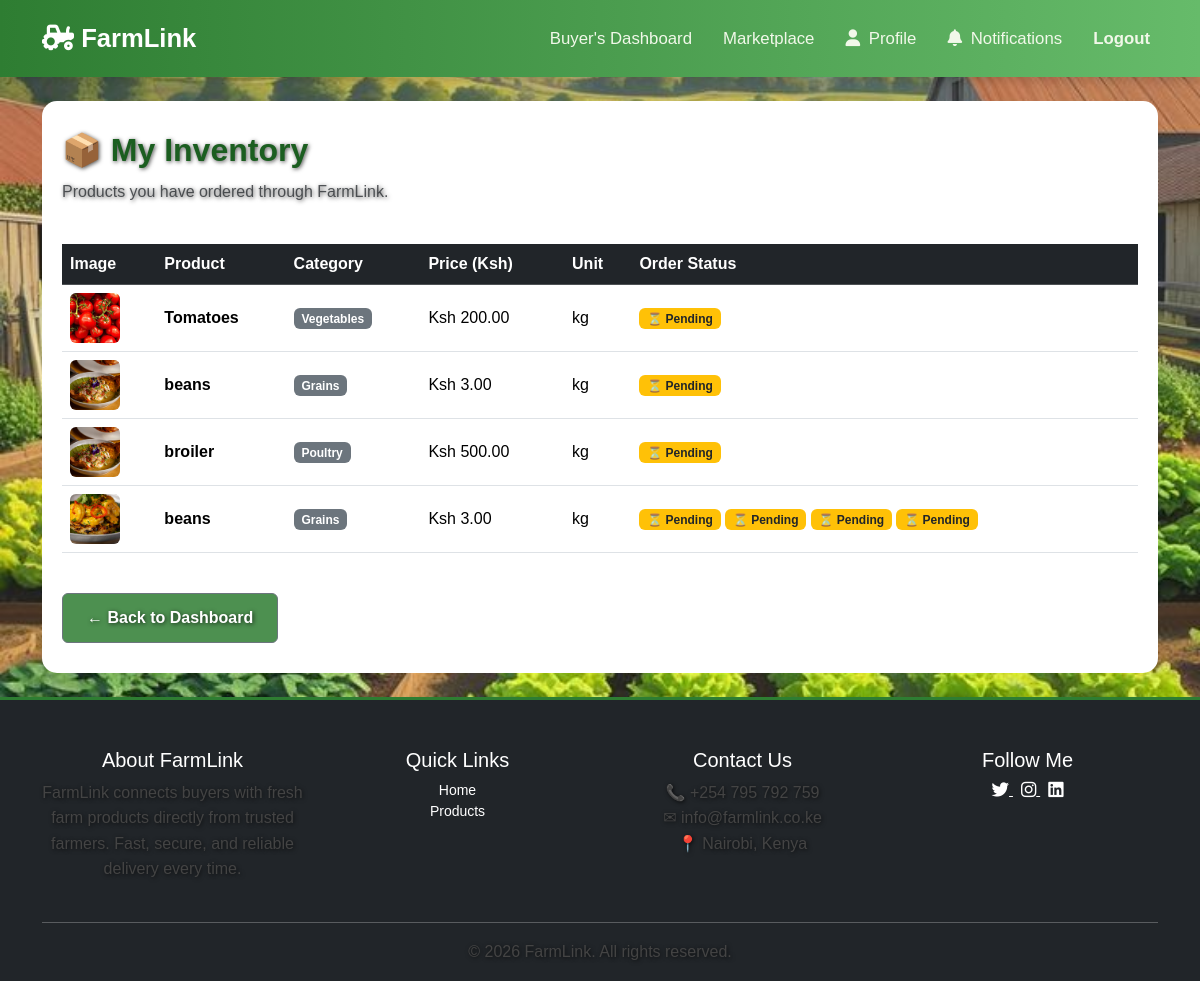
/inventory/ (signed in), run on an earlier commit of the app's database.
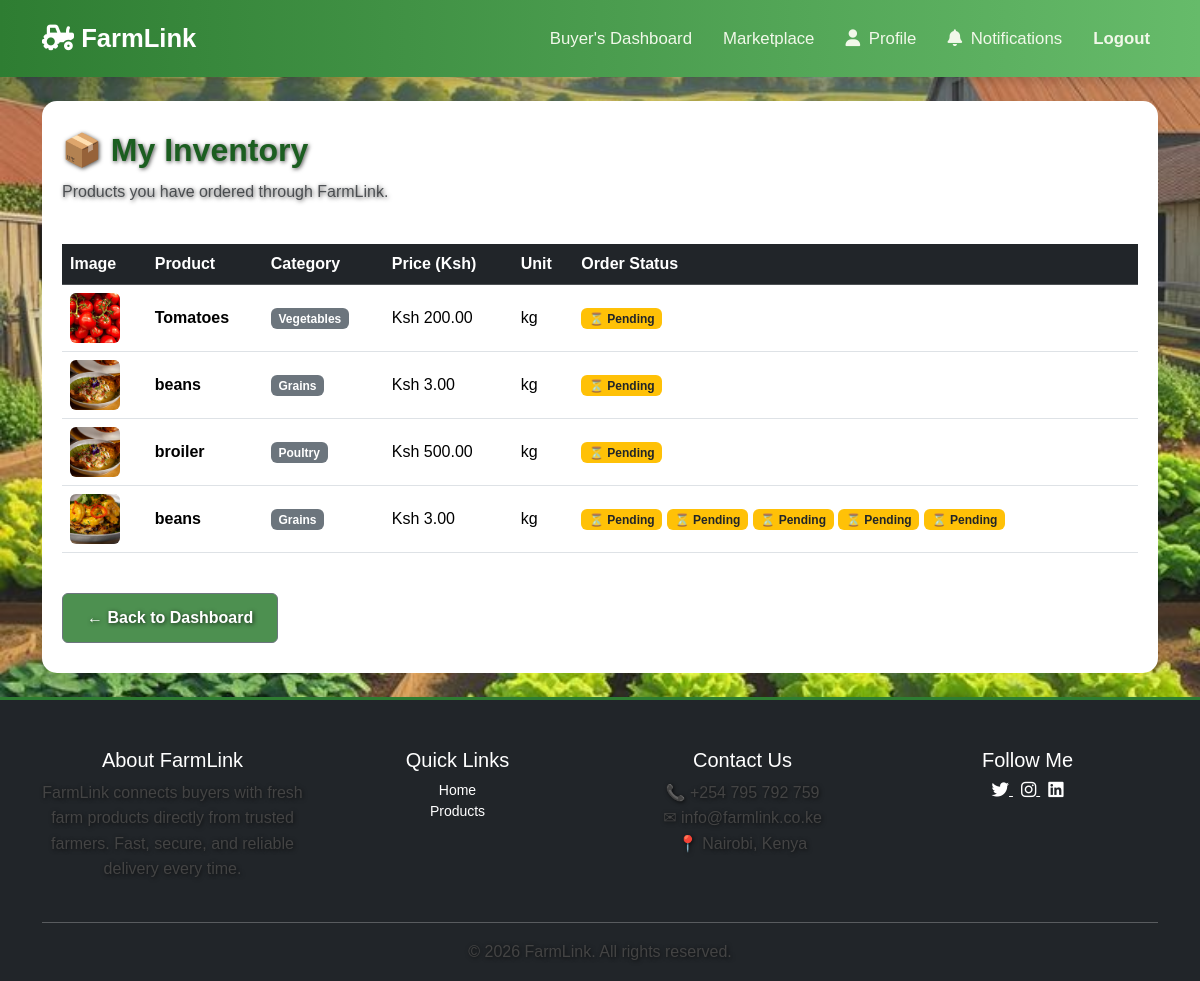
And on a later commit of the database.
### accounts/models.py (models this page shows, shortened)
class Product(models.Model):
    CATEGORIES = [
        ('vegetables', 'Vegetables'),
        ('fruits', 'Fruits'),
        ('grains', 'Grains'),
        ('dairy', 'Dairy'),
        ('poultry', 'Poultry'),
        ('other', 'Other'),
    ]
    farmer = models.ForeignKey(User, on_delete=models.CASCADE, related_name='products')
    name = models.CharField(max_length=100)
    category = models.CharField(max_length=20, choices=CATEGORIES)
    quantity = models.DecimalField(max_digits=10, decimal_places=2)
    unit = models.CharField(max_length=20, default='kg')
    price_per_unit = models.DecimalField(max_digits=10, decimal_places=2)
    description = models.TextField(blank=True)   # optional improvement
    image = models.ImageField(upload_to='product_images/', blank=True, null=True)
    created_at = models.DateTimeField(auto_now_add=True)
    is_available = models.BooleanField(default=True)

class Order(models.Model):
    STATUS_CHOICES = [
        ('pending', 'Pending'),
        ('confirmed', 'Confirmed'),
        ('in_transit', 'In Transit'),
        ('delivered', 'Delivered'),
        ('cancelled', 'Cancelled'),
    ]
    transporter = models.ForeignKey(
        User,
        on_delete=models.SET_NULL,
        null=True,
        blank=True,
        related_name="transporter_orders"
    )
    product = models.ForeignKey(Product, on_delete=models.CASCADE)
    buyer = models.ForeignKey(User, on_delete=models.CASCADE)
    quantity = models.DecimalField(max_digits=10, decimal_places=2)
    total_price = models.DecimalField(max_digits=10, decimal_places=2)
    status = models.CharField(max_length=20, choices=STATUS_CHOICES, default='pending')
    order_date = models.DateTimeField(auto_now_add=True)
    delivery_date = models.DateTimeField(null=True, blank=True)

### accounts/views.py (the view, shortened to what this page needs)
# urls.py: path('inventory/', views.inventory, name='inventory'),
@login_required
def inventory(request):
    profile = getattr(request.user, "profile", None)
    if not profile:
        messages.error(request, "Access denied.")
        return redirect("home")
    if profile.is_buyer():
        products = (
            Product.objects
            .filter(order__buyer=request.user)
            .distinct()
            .order_by('-created_at')
        )
        orders = (
            Order.objects
            .filter(buyer=request.user)
            .exclude(status='cancelled')
            .select_related('product')
            .order_by('-order_date')
        )
        return render(request, 'Inventory/inventory.html', {
            'products': products,
            'orders': orders,
            'view_type': 'buyer'
        })
    messages.error(
        request,
        "Transporters do not have an inventory."
    )
    return redirect("dashboard_transporter")

### accounts/context_processors.py (called while the page is built)
def notification_count(request):
    if request.user.is_authenticated:
        unread_count = Notification.objects.filter(
            user=request.user,
            is_read=False
        ).count()
    else:
        unread_count = 0
    return {'unread_count': unread_count,
            'google_maps_key': settings.GOOGLE_MAPS_API_KEY,
            }

### accounts/models.py (called while the page is built)
    def is_farmer(self):
        return self.role == self.ROLE_FARMER

    def is_buyer(self):
        return self.role == self.ROLE_BUYER

### accounts/templates/Inventory/inventory.html (shortened to what the changed rows need)
{% extends 'base.html' %}
{% load static %}
{% block content %}
<div class="container mt-4">
    <div class="d-flex justify-content-between align-items-center mb-4">
        <div>
            <h2 class="fw-bold">📦 My Inventory</h2>
        </div>
    </div>
    {% if products %}
        <div class="table-responsive">
            <table class="table table-hover align-middle">
                <thead class="table-dark">
                    <tr>
                        <th>Image</th>
                        <th>Product</th>
                        <th>Category</th>
                        <th>Price (Ksh)</th>
                        {% if view_type == 'farmer' %}
                            <th>Stock</th>
                            <th>Availability</th>
                            <th>Actions</th>
                        {% else %}
                            <th>Unit</th>
                            <th>Order Status</th>
                        {% endif %}
                    </tr>
                </thead>
                <tbody>
                    {% for product in products %}
                        <tr>
                            <td>
                                {% if product.image %}
                                    <img src="{{ product.image.url }}"
                                         alt="{{ product.name }}"
                                         style="width:50px;
                                                height:50px;
                                                object-fit:cover;
                                                border-radius:6px;">
                                {% endif %}
                            </td>
                            <td>
                                <strong>{{ product.name }}</strong>
                            </td>
                            <td>
                                <span class="badge bg-secondary">
                                    {{ product.category|title }}
                                </span>
                            </td>
                            <td>
                                Ksh {{ product.price_per_unit }}
                            </td>
                            {% if view_type == 'farmer' %}
                                <td>
                                    {% if product.quantity == 0 %}
                                        <span class="text-danger fw-bold">
                                            Out of stock
                                        </span>
                                    {% elif product.quantity <= 5 %}
                                        <span class="text-warning fw-bold">
                                            {{ product.quantity }}
                                            {{ product.unit }} ⚠️
                                        </span>
                                    {% else %}
                                        {{ product.quantity }}
                                        {{ product.unit }}
                                    {% endif %}
                                </td>
                                <td>
                                    {% if product.is_available %}
                                        <span class="badge bg-success">
                                            Available
                                        </span>
                                    {% else %}
                                        <span class="badge bg-danger">
                                            Unavailable
                                        </span>
                                    {% endif %}
                                </td>
                                <td>
                                    <a href="{% url 'edit_product' product.id %}"
                                       class="btn btn-sm btn-outline-success">
                                        Edit
                                    </a>
                                    <a href="{% url 'delete_product' product.id %}"
                                       class="btn btn-sm btn-outline-danger ms-1">
                                        Delete
                                    </a>
                                </td>
                            {% else %}
                                <td>{{ product.unit }}</td>
                                <td>
                                    {% for order in orders %}
                                        {% if order.product.id == product.id %}
                                            {% if order.status == 'pending' %}
                                                <span class="badge bg-warning text-dark">
                                                    ⏳ Pending
                                                </span>
                                            {% elif order.status == 'confirmed' %}
                                                <span class="badge bg-info text-dark">
                                                    ✅ Confirmed
                                                </span>
                                            {% elif order.status == 'in_transit' %}
                                                <span class="badge bg-primary">
                                                    🚚 In Transit
                                                </span>
                                            {% elif order.status == 'delivered' %}
                                                <span class="badge bg-success">
                                                    ✅ Delivered
                                                </span>
                                            {% endif %}
                                        {% endif %}
                                    {% endfor %}
                                </td>
                            {% endif %}
                        </tr>
                    {% endfor %}
                </tbody>
            </table>
        </div>
    {% endif %}
</div>
{% endblock %}

What changed in the data, as far as the page shows it:
added Order: status "⏳ Pending", shown under Product (number 4 of 4 on the later page)
